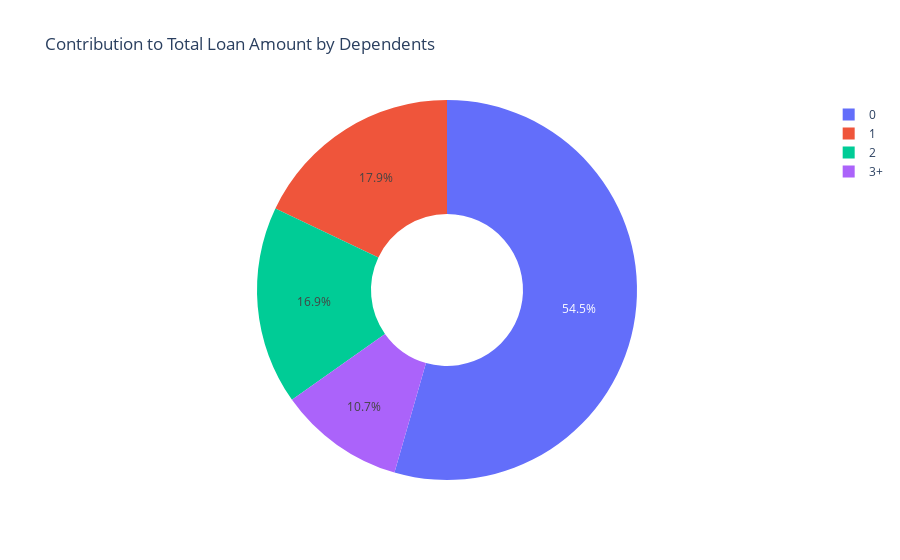

Here is the notebook cell this chart was saved with:
### Markdown cell above
- There are soe clear outlier in the above analysis, with the 0 and 3 depedents individuals requesting high mortgage loan from Mortgage Solutions. The question that comes up from this is between all four categories applications. who's sum of request is the highest.

### Code cell
# To do this we group the loan amounts by dependents udiong the following groupby
# code
dep_sum = df[['Loan_Amount(k)', 'Dependents']].groupby(
    by='Dependents', axis=0).sum().reset_index()
px.pie(dep_sum, values='Loan_Amount(k)', names='Dependents', hole=0.4,
        title='Contribution to Total Loan Amount by Dependents')

### Figure 1 — Plotly figure (JSON) as saved in the notebook; plotly's stock layout.template omitted (floating-point values rounded to 4 significant figures)
{"data": [{"domain": {"x": [0, 1], "y": [0, 1]}, "hole": 0.4, "hovertemplate": "Dependents=%{label}<br>Loan_Amount(k)=%{value}<extra></extra>", "labels": ["0", "1", "2", "3+"], "legendgroup": "", "name": "", "showlegend": true, "type": "pie", "values": [4895300, 1612900, 1516000, 964600]}], "layout": {"legend": {"tracegroupgap": 0}, "title": {"text": "Contribution to Total Loan Amount by Dependents"}}}
